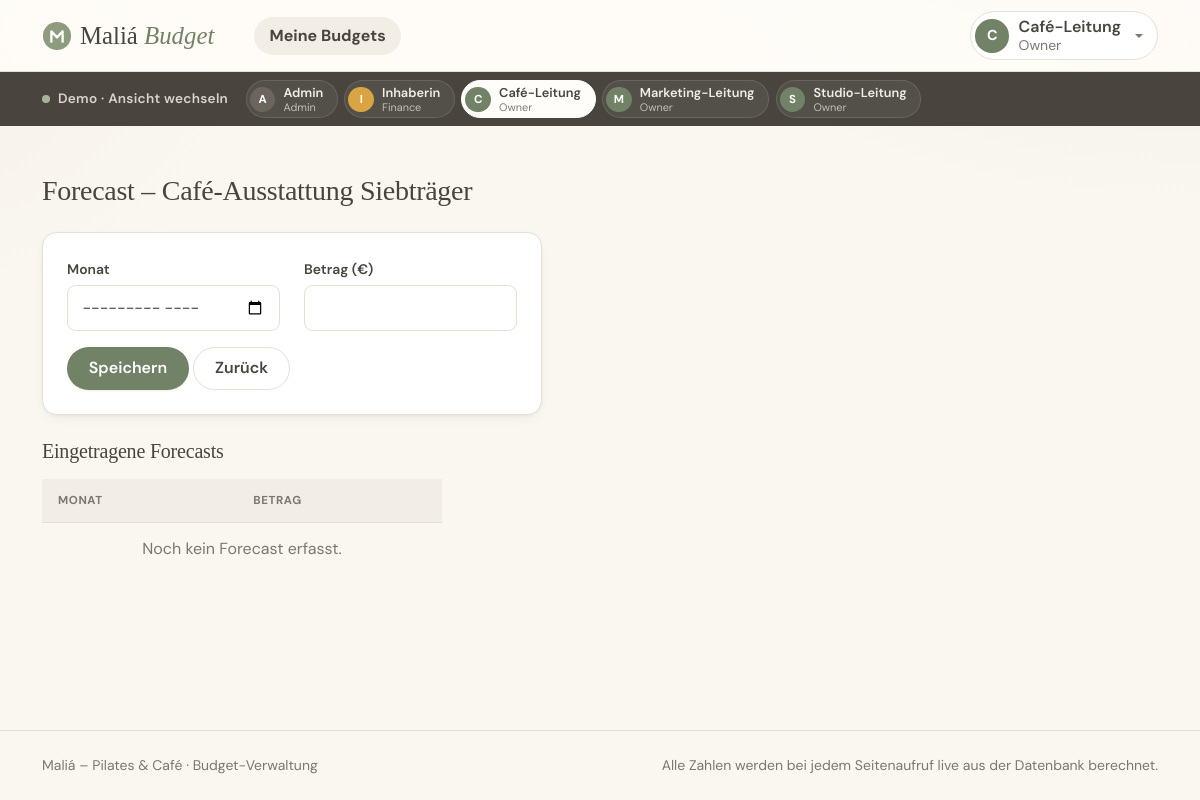
Before: /owner/forecast.php?budget_id=5 (signed in) with the older database file.
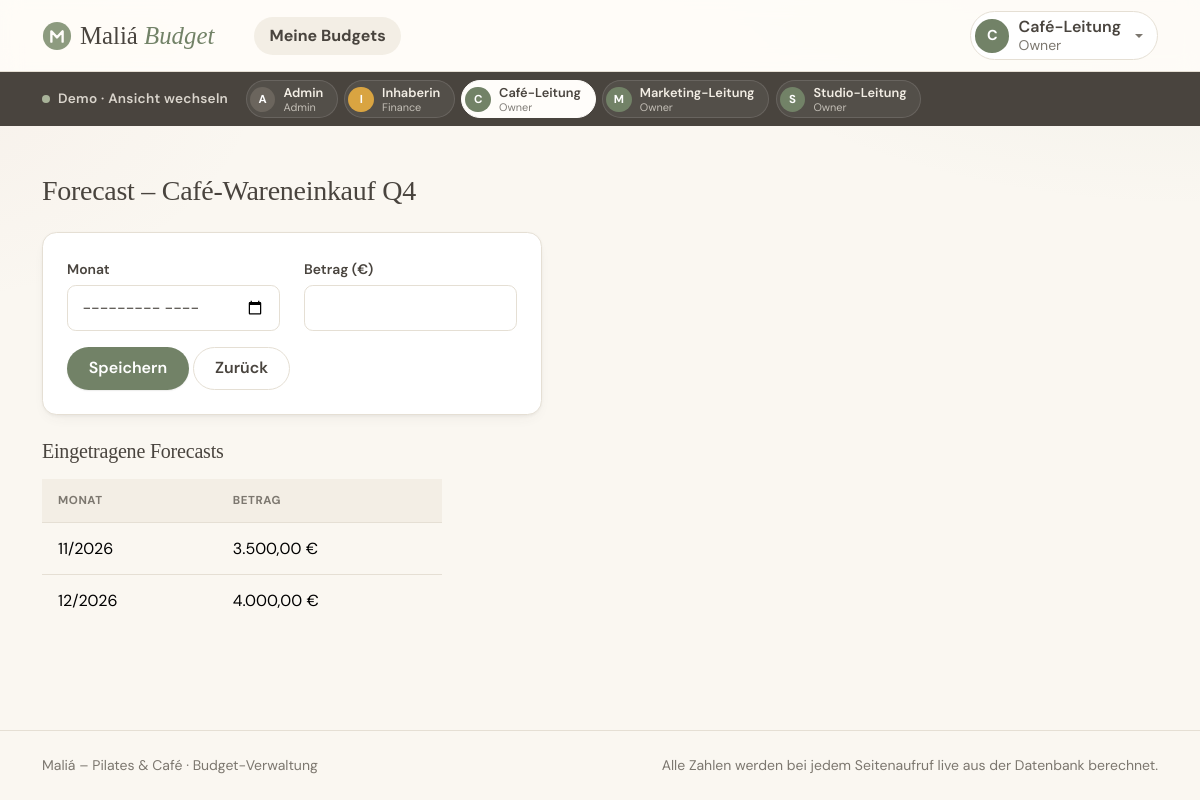
After: the same page with the newer database file.
### tables this page shows
CREATE TABLE benutzer (
    id             INT UNSIGNED AUTO_INCREMENT PRIMARY KEY,
    username       VARCHAR(50)  NOT NULL UNIQUE,
    passwort_hash  VARCHAR(255) NOT NULL,
    anzeigename    VARCHAR(100) NOT NULL,
    rolle          ENUM('ADMIN', 'FINANCE', 'OWNER') NOT NULL
);

CREATE TABLE budget (
    id            INT UNSIGNED AUTO_INCREMENT PRIMARY KEY,
    name          VARCHAR(150)   NOT NULL,
    bereich       ENUM('STUDIO', 'CAFE', 'MARKETING') NOT NULL,
    soll_betrag   DECIMAL(10, 2) NOT NULL,
    gueltig_von   DATE           NOT NULL,
    gueltig_bis   DATE           NOT NULL,
    owner_id      INT UNSIGNED   NOT NULL,

    CONSTRAINT fk_budget_owner
        FOREIGN KEY (owner_id) REFERENCES benutzer (id),

    CONSTRAINT chk_budget_zeitraum
        CHECK (gueltig_von <= gueltig_bis)
);

CREATE TABLE forecast (
    id          INT UNSIGNED AUTO_INCREMENT PRIMARY KEY,
    budget_id   INT UNSIGNED   NOT NULL,
    monat       DATE           NOT NULL COMMENT 'immer der 1. des Monats',
    betrag      DECIMAL(10, 2) NOT NULL,

    CONSTRAINT fk_forecast_budget
        FOREIGN KEY (budget_id) REFERENCES budget (id)
        ON DELETE CASCADE,

     
     
    CONSTRAINT uq_forecast_budget_monat
        UNIQUE (budget_id, monat)
);

### src/demo.php (called while the page is built, shortened)
<?php
require_once __DIR__ . '/auth.php';
function demoKonten(): array
{
    global $pdo;
    return $pdo->query(
        "SELECT id, username, anzeigename, rolle FROM benutzer
         ORDER BY FIELD(rolle, 'ADMIN', 'FINANCE', 'OWNER'), anzeigename"
    )->fetchAll();
}

### src/ui.php (called while the page is built, shortened)
<?php
function e(?string $text): string
{
    return htmlspecialchars($text ?? '', ENT_QUOTES);
}
function rolleLabel(string $rolle): string
{
    return ROLLEN[$rolle]['label'] ?? $rolle;
}
function initiale(string $name): string
{
    return mb_strtoupper(mb_substr($name, 0, 1));
}

### src/rollen.php (called while the page is built, shortened)
<?php
function eingeloggteBenutzerId(): int
{
    return (int) $_SESSION['user_id'];
}

### src/budget.php (called while the page is built, shortened)
<?php
require_once __DIR__ . '/db.php';
function findeBudgetFuerOwner(int $budgetId, int $ownerId): ?array
{
    global $pdo;
    $stmt = $pdo->prepare('SELECT * FROM budget WHERE id = :id AND owner_id = :owner_id');
    $stmt->execute(['id' => $budgetId, 'owner_id' => $ownerId]);
    $budget = $stmt->fetch();
    return $budget ?: null;
}
function ladeEigenesBudget(int $budgetId, int $ownerId): array
{
    $budget = findeBudgetFuerOwner($budgetId, $ownerId);
    return $budget;
}

### public/owner/forecast.php (the view, shortened to what the changed rows need)
<?php
require_once __DIR__ . '/../../src/app.php';
$benutzerId = eingeloggteBenutzerId();
$budgetId = (int) ($_GET['budget_id'] ?? $_POST['budget_id'] ?? 0);
$budget = ladeEigenesBudget($budgetId, $benutzerId);
$forecastStmt = $pdo->prepare('SELECT * FROM forecast WHERE budget_id = :id ORDER BY monat');
$forecastStmt->execute(['id' => $budget['id']]);
$forecasts = $forecastStmt->fetchAll();
require __DIR__ . '/../../templates/header.php';
?>
<h1 class="h3 mb-4">Forecast – <?= htmlspecialchars($budget['name']) ?></h1>
<div class="card p-4 mb-4" style="max-width: 500px;">
    <form method="post" action="/owner/forecast.php">
    </form>
</div>
<h2 class="h5 mb-3">Eingetragene Forecasts</h2>
<table class="table" style="max-width: 400px;">
    <thead><tr><th>Monat</th><th>Betrag</th></tr></thead>
    <tbody>
        <?php foreach ($forecasts as $f): ?>
            <tr>
                <td><?= htmlspecialchars(date('m/Y', strtotime($f['monat']))) ?></td>
                <td><?= number_format((float) $f['betrag'], 2, ',', '.') ?> €</td>
            </tr>
        <?php endforeach; ?>
        <?php if (empty($forecasts)): ?>
            <tr><td colspan="2" class="text-center text-muted">Noch kein Forecast erfasst.</td></tr>
        <?php endif; ?>
    </tbody>
</table>
<?php require __DIR__ . '/../../templates/footer.php'; ?>

### templates/header.php (shortened to what the changed rows need)
<?php
require_once __DIR__ . '/../src/ui.php';
$rolle = $_SESSION['rolle'] ?? null;
$demoKonten = [];
if ($rolle && DEMO_MODUS && isset($GLOBALS['pdo'])) {
    require_once __DIR__ . '/../src/demo.php';
    $demoKonten = demoKonten();
}
?>
<!DOCTYPE html>
<html lang="de">
<head>
    <link rel="stylesheet" href="https://cdn.jsdelivr.net/npm/bootstrap@5.3.3/dist/css/bootstrap.min.css">
    <link rel="stylesheet" href="/assets/css/style.css">
</head>
<body>
<header class="sticky-top">
<?php if ($demoKonten): ?>
<div class="demo-leiste">
    <div class="container d-flex align-items-center gap-3">
        <form method="post" action="/konto-wechseln.php" class="demo-leiste__konten">
            <?php foreach ($demoKonten as $konto): ?>
                <?php $aktiv = (int) $konto['id'] === (int) ($_SESSION['user_id'] ?? 0); ?>
                <button type="submit" name="benutzer_id" value="<?= (int) $konto['id'] ?>"
                        class="demo-konto <?= $aktiv ? 'aktiv' : '' ?>"
                        title="<?= e(rolleLabel($konto['rolle']) . ': ' . ROLLEN[$konto['rolle']]['beschreibung']) ?>"
                        <?= $aktiv ? 'aria-current="true"' : '' ?>>
                    <span class="avatar avatar--klein avatar--<?= e(strtolower($konto['rolle'])) ?>"><?= e(initiale($konto['anzeigename'])) ?></span>
                    <span class="lh-sm text-start">
                        <span class="d-block demo-konto__name"><?= e($konto['anzeigename']) ?></span>
                        <span class="d-block demo-konto__rolle"><?= e(rolleLabel($konto['rolle'])) ?></span>
                    </span>
                </button>
            <?php endforeach; ?>
        </form>
    </div>
</div>
<?php endif; ?>
</header>
<main id="inhalt" class="container py-4 py-lg-5">

Changed rows visible on the page:
changed budget: name "Café-Ausstattung Siebträger" → "Café-Wareneinkauf Q4"
added forecast: monat "11/2026", betrag "3.500,00"
added forecast: monat "12/2026", betrag "4.000,00"
Other visible differences:
text no longer shown: "Noch kein Forecast erfasst."
